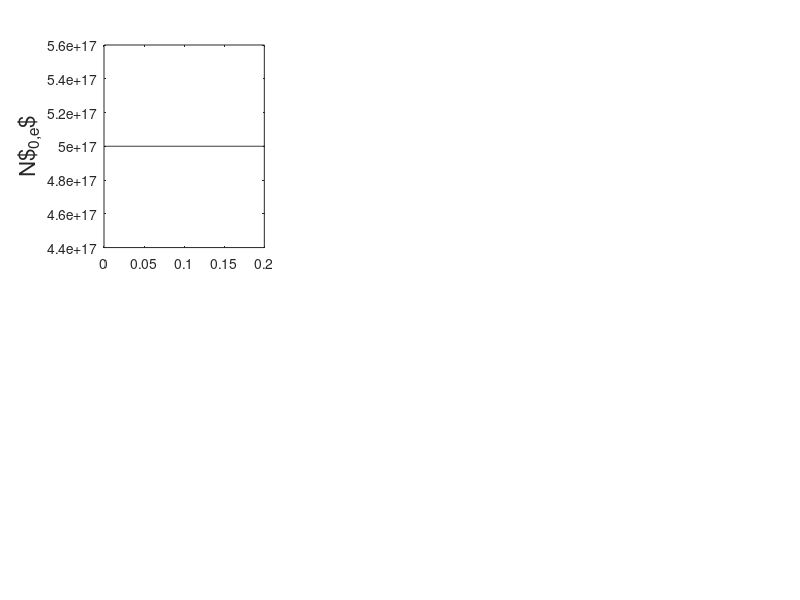

Reproduce this figure in MATLAB. (Note: this script raises an error after producing the figure.)
%----------------------------------------%
% main script for 1D DVE loop            %
% rlbarnett c3149416 061117              %
%----------------------------------------%

%--
% constants
mu0 = 4.0*pi*1.0e-7;
eps0 = 8.85e-12;
c0 = 1.0/sqrt(eps0*mu0);

%--
% magnetic field (tesla)
B0 = 2.6;

%--
% driver freq
freq = 51.0e6;
om = 2.0*pi*freq;
k0 = om/c0;
wavel0 = (2*pi)/k0;

%--
% define wavenumbers ky and kz (/m); use values given in van eester section IV?? No
% others mentioned
ky = 5.0;
kz = 6.0;

%--
% "common local derivatives for N0, v||^2, static potential and
% ponderomotive potential" 
lamby = 1.0;
lambz = 1.0;

%--
% spatial domain
npts = 1000;
dx = 0.0002;
xmin = 0.0;
xmax = 0.2;
% npts = ((xmax - xmin)/dx);
xax = linspace(xmin, xmax, npts);
% xax = xmin:dx:xmax;
% dx = (xmax - xmin)/(npts - 1);

%--
% background density -- set to zero for vacuum case
Nmax = 5.0e17;
N0 = Nmax*ones(1,npts);

%--
% initialise perturbed density as zero
N1 = zeros(1,npts);
N1e = N1;
N1i = N1;

%--
% initialise perturbed velocity as zero
v1 = zeros(1,npts);
v1e = v1;
v1i = v1;

%--
% electron constants
e = -1.6022e-19;
me = 9.11e-31;

%--
% temperature
T_ev = 15.0;

%--
% thermal velocity
vt = sqrt((T_ev*abs(e)) / me);

%--
% ion constants (95% D, 5% H)
qd = abs(e);
mp = 1.67e-27;
md = 2.0*mp;

qh = abs(e);
mh = mp;

%-- 
% cyclotron frequencies
om_ce = e*B0/me;
om_cd = qd*B0/md;
om_ch = qh*B0/mh;

%--
% rotation matrix
alpha = 0.5;
beta = 0.5;

r11 = cos(beta)*cos(alpha);
r12 = cos(beta)*sin(alpha);
r13 = -sin(beta);
r21 = -sin(alpha);
r22 = cos(alpha);
r23 = 0.0;
r31 = sin(beta)*cos(alpha);
r32 = sin(beta)*sin(alpha);
r33 = cos(beta);

rot = [[r11, r12, r13]
     [r21, r22, r23]
     [r31, r32, r33]];
 
e_para = rot(3,:);
Bvec = B0*e_para;

%--
% electron calcs; density, plasma frequency 
N0e = 1.0*N0;
om_pe = sqrt(N0e*e^2/(me*eps0));

%--
% ion calcs (95% D, 5% H); density, plasma frequency
N0d = 0.95*N0;
om_pd = sqrt(N0d*qd^2/(md*eps0));
N0h = 0.05*N0;
om_ph = sqrt(N0h*qh^2/(mh*eps0));
N0i = N0h + N0d;

nmax = 10;

%%

% for iter=1:nmax
    
%     tic

%--
% plot electron densities
figure(1);
set(gcf,'Position',[0   536   824   419])
% suptitle(['Iteration ' num2str(iter)])

subplot(2,3,1)
plot(xax,N0e,'k')
ylabel('N$_{0,e}$','Fontsize',16)
ytickformat('%.2f')

subplot(2,3,2)
plot(xax,N1e,'k')
ylabel('N$_{1,e}$','Fontsize',16)
ytickformat('%.2f')

hold on

%--
% poisson solve for static potential -- solution (output) "static_pot"

poisson_sol;%(Ne, Nh, Nd, lamby, lambz, e, eps0, dx, npts);

%--
% plot static potential
subplot(2,3,3)
plot(xax,static_pot,'r')
ylabel('$\phi$ (V)','Fontsize',16)
ytickformat('%.2f')

%--
% static electric field calculation -- solution (output) "static_e(x,y,z)"

static_e;

%--
% plot static electric field solutions
subplot(2,3,4)
plot(xax,static_ex,'k')
ylabel('E$_{0,ex}$','Fontsize',16)
ytickformat('%.2f')

subplot(2,3,5)
plot(xax,static_ey,'k')
ylabel('E$_{0,ey}$','Fontsize',16)
ytickformat('%.2f')

subplot(2,3,6)
plot(xax,static_ez,'k')
ylabel('E$_{0,ez}$','Fontsize',16)
ytickformat('%.2f')

hold off
drawnow

%--
% wave solver to find rf electric field -- solution (output) "rf_e(x,y,z)"

wave_sol;

%--
% plot rf wave solutions
figure(2);
set(gcf,'Position',[859   536   824   419])
% suptitle(['Iteration ' num2str(iter)])

subplot(3,3,1)
plot(xax,real(rf_ex),'k')
hold on
plot(xax,imag(rf_ex),'--b')
legend('Re[Ex]', 'Im[Ex]', 'Location', 'northwest') 
ylabel('E$_{1,ex}$','Fontsize',16)
ytickformat('%.2f')

subplot(3,3,2)
plot(xax,real(rf_ey),'k')
hold on
plot(xax,imag(rf_ey),'--b')
ylabel('E$_{1,ey}$','Fontsize',16)
ytickformat('%.2f')

subplot(3,3,3)
plot(xax,real(rf_ez),'k')
hold on
plot(xax,imag(rf_ez),'--b')
ylabel('E$_{1,ez}$','Fontsize',16)
ytickformat('%.2f')

hold on

%--
% ponderomotive acceleration calculation -- solution (output)
% "a_pond(x,y,z)"

a_pond;

%--
% plot ponderomotive potential and accelerations
subplot(3,3,4)
plot(xax,pond_pote,'r')
ylabel('$\Theta$','Fontsize',16)
ytickformat('%.2f')

subplot(3,3,7)
plot(xax,a_pondex,'k')
ylabel('$(-\nabla\Theta)_x$','Fontsize',16)
ytickformat('%.2f')

subplot(3,3,8)
plot(xax,a_pondey,'k')
ylabel('$(-\nabla\Theta)_y$','Fontsize',16)
ytickformat('%.2f')

subplot(3,3,9)
plot(xax,a_pondez,'k')
ylabel('$(-\nabla\Theta)_z$','Fontsize',16)
ytickformat('%.2f')

hold off
drawnow

%--
% pressure term -- solution (output) "press(x,y,z)"

pressure;

%--
% plot pressures
figure(3);
set(gcf,'Position',[6    60   824   419])
% suptitle(['Iteration ' num2str(iter)])

subplot(3,3,1)
plot(xax,pressex,'k')
ylabel('$(\nabla N_0/N_0)_x$','Fontsize',16)
ytickformat('%.2f')

subplot(3,3,2)
plot(xax,pressey,'k')
ylabel('$(\nabla N_0/N_0)_y$','Fontsize',16)
ytickformat('%.2f')

subplot(3,3,3)
plot(xax,pressez,'k')
ylabel('$(\nabla N_0/N_0)_z$','Fontsize',16)
ytickformat('%.2f')

hold on

%--
% calculate perpendicular drift velocities analytically -- solution
% (output) "v_perp(1,2)"

v_drift;


%--
% calculate perturbed velocity

fastv_update;

%--
% plot perpendicular drift velocities
subplot(3,3,4)
plot(xax,vd_perp1e,'k')
ylabel('v$_{e\perp,1}$','Fontsize',16)
ytickformat('%.2f')

subplot(3,3,5)
plot(xax,vd_perp2e,'k')
ylabel('v$_{e\perp,2e}$','Fontsize',16)
ytickformat('%.2f')

%--
% solve equation 23 (DVE 2015): slow time scale continuity equation yielding v
% parallel -- solution (output)

cont_slow;

%--
% plot parallel drift velocity and perturbed velocity
subplot(3,3,6)
plot(xax,v_parae,'k')
ylabel('v$_{e\parallel}$','Fontsize',16)
ytickformat('%.2f')

subplot(3,3,7)
plot(xax,v1e,'r')
ylabel('v$_{1,e}$','Fontsize',16)
ytickformat('%.2f')

hold off
drawnow

%--
% solve equation 24 (DVE 2015): slow time scale parallel equation of motion yielding log(N0) 
% -- solution (output)

eqofmot_slow;


%--
% solve equation 25 (DVE 2015): fast time scale continuity equation
% yielding the perturbed density 

cont_fast;

%     toc
    
%     end
